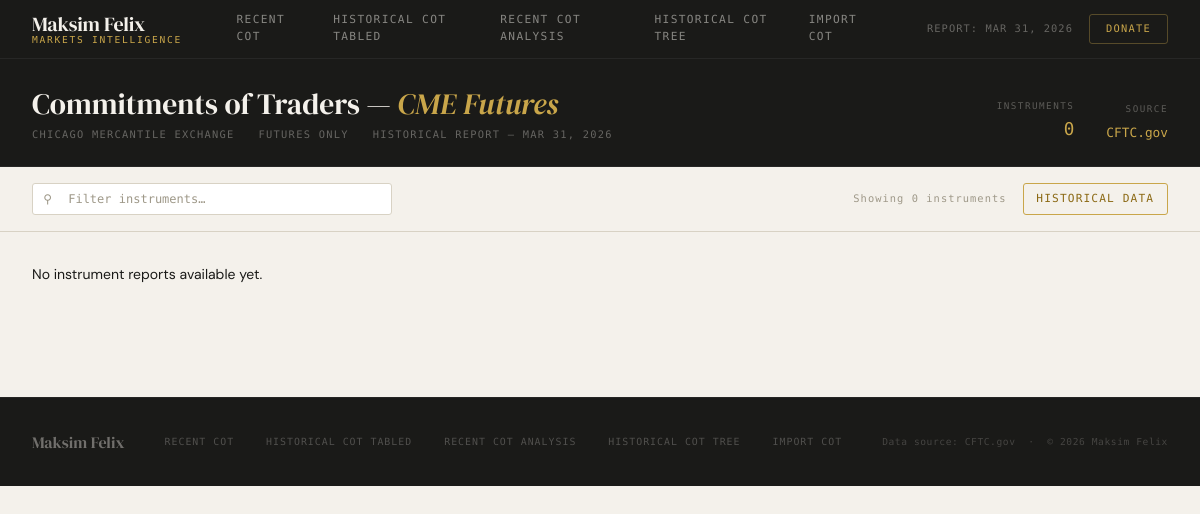
The app's page /date/2026-03-31/, older data.
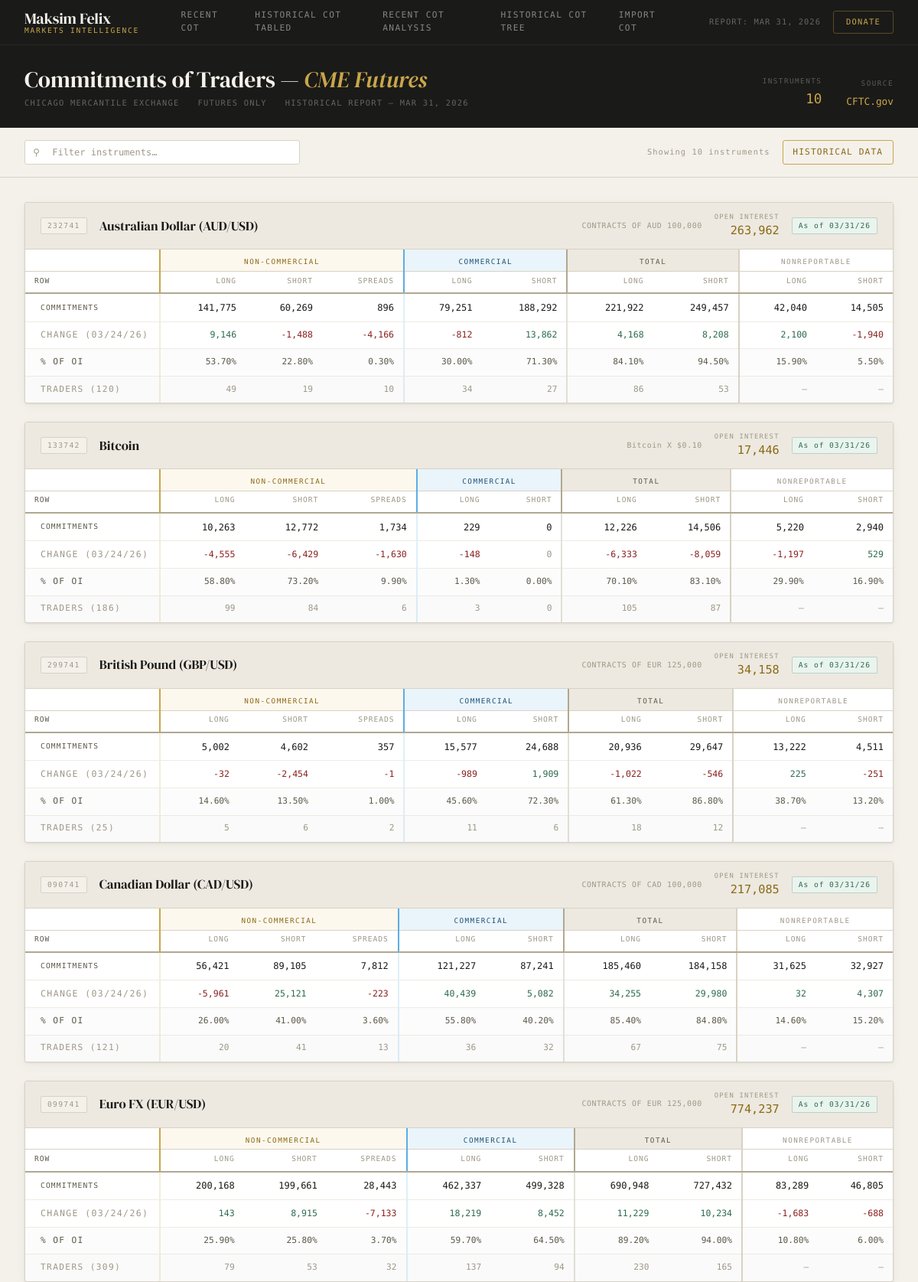
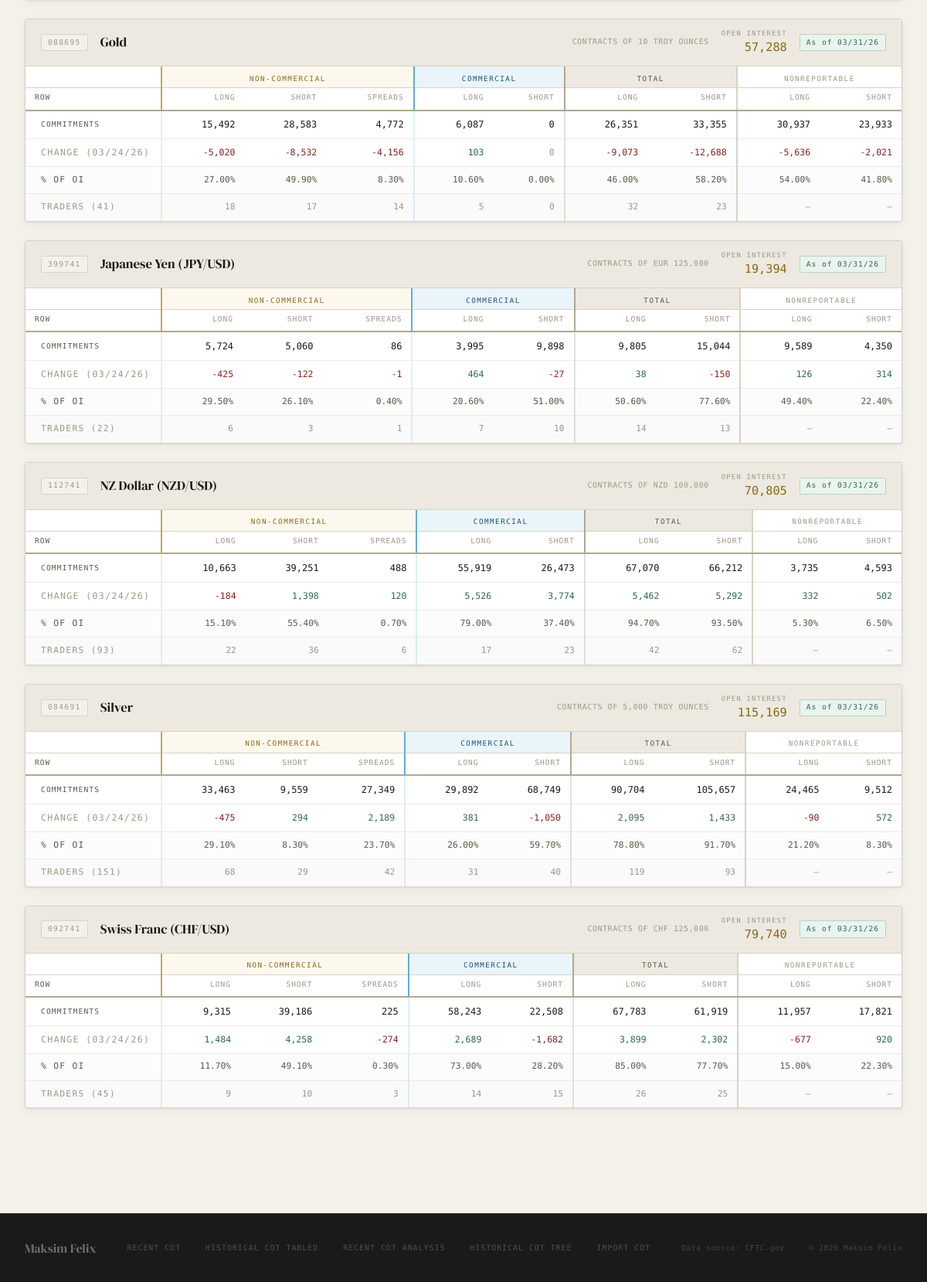
The same page, newer data (2 pictures, top to bottom).
### Handle_Raw_COT/models.py (models this page shows, shortened)
class CotReport(models.Model):
    name         = models.CharField(
        max_length=64,
        choices=INSTRUMENT_CHOICES,
        db_index=True,
    )
    code         = models.CharField(
        max_length=20,
        blank=True,
        help_text="CFTC instrument code, e.g. 099741",
    )
    asset_class  = models.CharField(
        max_length=10,
        choices=ASSET_CLASS_CHOICES,
        blank=True,
        db_index=True,
    )
    contract_spec = models.CharField(
        max_length=128,
        blank=True,
        help_text="e.g. CONTRACTS OF EUR 125,000",
    )
    as_of_date   = models.DateField(
        db_index=True,
        help_text="CFTC report date (Tuesday of the reporting week)",
    )
    prev_date    = models.DateField(
        null=True, blank=True,
        help_text="Prior week date used for change calculations",
    )
    source_file  = models.CharField(
        max_length=128,
        blank=True,
        help_text="Original filename, e.g. deacmesf.htm",
    )
    import_log   = models.ForeignKey(
        ImportLog,
        null=True, blank=True,
        on_delete=models.SET_NULL,
        related_name="reports",
        help_text="The upload session that created/updated this row",
    )
    open_interest = models.BigIntegerField(default=0)
    oi_change     = models.BigIntegerField(
        default=0,
        help_text="Change in open interest from prior week (signed)",
    )
    nc_long    = models.BigIntegerField(default=0)
    nc_short   = models.BigIntegerField(default=0)
    nc_spreads = models.BigIntegerField(default=0)
    comm_long  = models.BigIntegerField(default=0)
    comm_short = models.BigIntegerField(default=0)
    total_long  = models.BigIntegerField(default=0)
    total_short = models.BigIntegerField(default=0)
    nr_long  = models.BigIntegerField(default=0)
    nr_short = models.BigIntegerField(default=0)
    chg_nc_long    = models.BigIntegerField(default=0)
    chg_nc_short   = models.BigIntegerField(default=0)
    chg_nc_spreads = models.BigIntegerField(default=0)
    chg_comm_long  = models.BigIntegerField(default=0)
    chg_comm_short = models.BigIntegerField(default=0)
    chg_total_long  = models.BigIntegerField(default=0)
    chg_total_short = models.BigIntegerField(default=0)
    chg_nr_long  = models.BigIntegerField(default=0)
    chg_nr_short = models.BigIntegerField(default=0)
    pct_nc_long    = models.DecimalField(max_digits=6, decimal_places=2, default=0)
    pct_nc_short   = models.DecimalField(max_digits=6, decimal_places=2, default=0)
    pct_nc_spreads = models.DecimalField(max_digits=6, decimal_places=2, default=0)
    pct_comm_long  = models.DecimalField(max_digits=6, decimal_places=2, default=0)
    pct_comm_short = models.DecimalField(max_digits=6, decimal_places=2, default=0)
    pct_total_long  = models.DecimalField(max_digits=6, decimal_places=2, default=0)
    pct_total_short = models.DecimalField(max_digits=6, decimal_places=2, default=0)
    pct_nr_long  = models.DecimalField(max_digits=6, decimal_places=2, default=0)
    pct_nr_short = models.DecimalField(max_digits=6, decimal_places=2, default=0)
    traders_total = models.PositiveIntegerField(default=0)
    trd_nc_long    = models.PositiveIntegerField(default=0)
    trd_nc_short   = models.PositiveIntegerField(default=0)
    trd_nc_spreads = models.PositiveIntegerField(default=0)
    trd_comm_long  = models.PositiveIntegerField(default=0)
    trd_comm_short = models.PositiveIntegerField(default=0)
    trd_total_long  = models.PositiveIntegerField(default=0)
    trd_total_short = models.PositiveIntegerField(default=0)
    created_at = models.DateTimeField(auto_now_add=True)
    updated_at = models.DateTimeField(auto_now=True)
    class Meta:
        constraints = [
            models.UniqueConstraint(
                fields=["name", "as_of_date"],
                name="unique_instrument_per_week",
            )
        ]
        ordering = ["-as_of_date", "name"]
        indexes = [
            models.Index(fields=["name", "as_of_date"]),    # primary lookup
            models.Index(fields=["as_of_date"]),             # all instruments for a week
            models.Index(fields=["asset_class", "as_of_date"]),  # filter by asset class
            models.Index(fields=["name", "-as_of_date"]),   # history for one instrument
        ]
        verbose_name = "COT Report"
        verbose_name_plural = "COT Reports"

### Display_Data/views.py (the view)
# urls.py: path('date/<str:date_str>/', views.date_detail, name='date_detail'),
def date_detail(request, date_str):
    from datetime import datetime
    try:
        date_obj = datetime.strptime(date_str, '%Y-%m-%d').date()
        reports = CotReport.objects.filter(as_of_date=date_obj).order_by('name')
        nav_items = get_nav_items()
        return render(request, 'Display/index.html', {
            'reports': reports,
            'instruments_count': reports.count(),
            'latest_date': date_obj,
            'all_dates': CotReport.objects.order_by('-as_of_date').values_list('as_of_date', flat=True).distinct(),
            'is_historical': True,
            'nav_items': nav_items,
        })
    except ValueError:
        return render(request, 'Display/date_list.html', {
            'error': 'Invalid date format',
        })

### Display_Data/views.py (called while the page is built)
def get_nav_items():
    return [
        {'url': '/', 'label': 'Recent COT'},
        {'url': '/dates/', 'label': 'Historical COT Tabled'},
        {'url': '/analysis/', 'label': 'Recent COT Analysis'},
        {'url': '/signals/', 'label': 'Historical COT Tree'},
        {'url': '/donate/', 'label': 'Import COT'},
    ]

### Templates/Display/index.html (shortened to what the changed rows need)
<!DOCTYPE html>
<html lang="en">
<head>
  {% load humanize %}
</head>
<body>
<header class="site-header">
  <div class="header-inner">
    <nav class="nav-primary">
      {% for item in nav_items %}
        <a href="{{ item.url }}" class="{% if request.path == item.url %}active{% endif %}">{{ item.label }}</a>
      {% endfor %}
    </nav>
  </div>
</header>
<section class="page-hero">
  <div class="page-hero-inner">
    <div>
      <h1>Commitments of Traders — <em>CME Futures</em></h1>
    </div>
    <div class="hero-stats">
      <div class="hero-stat">
        <div class="hero-stat-label">Instruments</div>
        <div class="hero-stat-value">{{ instruments_count|default:0 }}</div>
      </div>
    </div>
  </div>
</section>
<div class="toolbar">
  <div class="toolbar-search">
    <span class="toolbar-search-icon">&#9906;</span>
    <input type="text" id="searchInput" placeholder="Filter instruments…" autocomplete="off" />
  </div>
  <span class="toolbar-count" id="countLabel">Showing {{ instruments_count|default:0 }} instruments</span>
  <a href="/dates/" style="font-family: var(--font-mono); font-size: 0.7rem; letter-spacing: 0.1em; text-transform: uppercase; color: var(--gold); border: 1px solid var(--gold-light); padding: 0.4rem 0.8rem; border-radius: var(--radius); transition: all 0.15s; background: transparent;" onmouseover="this.style.background='var(--gold)'; this.style.color='var(--bg)'; this.style.borderColor='var(--gold)';" onmouseout="this.style.background='transparent'; this.style.color='var(--gold)'; this.style.borderColor='var(--gold-light)';">Historical Data</a>
</div>
<main class="page-body" id="mainContent">
  {% for instrument in reports %}
  <div class="instrument-block" data-name="{{ instrument.name|lower }}" data-code="{{ instrument.code }}">
    <div class="instrument-header">
      <span class="instrument-code">{{ instrument.code }}</span>
      <span class="instrument-name">{{ instrument.get_name_display|default:instrument.name }}</span>
      <span class="instrument-spec">{{ instrument.contract_spec }}</span>
      <div class="instrument-oi">
        <span class="oi-label">Open Interest</span>
        <span class="oi-value">{{ instrument.open_interest|intcomma }}</span>
      </div>
      <span class="instrument-asof">As of {{ instrument.as_of_date|date:"m/d/y" }}</span>
    </div>
    <div class="cot-table-wrap">
      <table class="cot-table">
        <thead>
          <tr class="thead-groups">
            <th class="col-label"></th>
            <th class="col-nc" colspan="3">Non-Commercial</th>
            <th class="col-comm" colspan="2">Commercial</th>
            <th class="col-total" colspan="2">Total</th>
            <th class="col-nr" colspan="2">Nonreportable</th>
          </tr>
          <tr class="thead-cols">
            <th class="col-label-sub">Row</th>
            <th class="sep-nc">Long</th>
            <th>Short</th>
            <th>Spreads</th>
            <th class="sep-comm">Long</th>
            <th>Short</th>
            <th class="sep-total">Long</th>
            <th>Short</th>
            <th class="sep-nr">Long</th>
            <th>Short</th>
          </tr>
        </thead>
        <tbody>
          <tr class="row-commitments">
            <td class="row-label">Commitments</td>
            <td class="sep-nc">{{ instrument.nc_long|intcomma }}</td>
            <td>{{ instrument.nc_short|intcomma }}</td>
            <td>{{ instrument.nc_spreads|intcomma }}</td>
            <td class="sep-comm">{{ instrument.comm_long|intcomma }}</td>
            <td>{{ instrument.comm_short|intcomma }}</td>
            <td class="sep-total">{{ instrument.total_long|intcomma }}</td>
            <td>{{ instrument.total_short|intcomma }}</td>
            <td class="sep-nr">{{ instrument.nr_long|intcomma }}</td>
            <td>{{ instrument.nr_short|intcomma }}</td>
          </tr>
          <tr class="row-change">
            <td class="row-label">Change ({{ instrument.prev_date|date:"m/d/y" }})</td>
            <td class="sep-nc {% if instrument.chg_nc_long > 0 %}val-pos{% elif instrument.chg_nc_long < 0 %}val-neg{% else %}val-zero{% endif %}">{{ instrument.chg_nc_long|intcomma }}</td>
            <td class="{% if instrument.chg_nc_short > 0 %}val-pos{% elif instrument.chg_nc_short < 0 %}val-neg{% else %}val-zero{% endif %}">{{ instrument.chg_nc_short|intcomma }}</td>
            <td class="{% if instrument.chg_nc_spreads > 0 %}val-pos{% elif instrument.chg_nc_spreads < 0 %}val-neg{% else %}val-zero{% endif %}">{{ instrument.chg_nc_spreads|intcomma }}</td>
            <td class="sep-comm {% if instrument.chg_comm_long > 0 %}val-pos{% elif instrument.chg_comm_long < 0 %}val-neg{% else %}val-zero{% endif %}">{{ instrument.chg_comm_long|intcomma }}</td>
            <td class="{% if instrument.chg_comm_short > 0 %}val-pos{% elif instrument.chg_comm_short < 0 %}val-neg{% else %}val-zero{% endif %}">{{ instrument.chg_comm_short|intcomma }}</td>
            <td class="sep-total {% if instrument.chg_total_long > 0 %}val-pos{% elif instrument.chg_total_long < 0 %}val-neg{% else %}val-zero{% endif %}">{{ instrument.chg_total_long|intcomma }}</td>
            <td class="{% if instrument.chg_total_short > 0 %}val-pos{% elif instrument.chg_total_short < 0 %}val-neg{% else %}val-zero{% endif %}">{{ instrument.chg_total_short|intcomma }}</td>
            <td class="sep-nr {% if instrument.chg_nr_long > 0 %}val-pos{% elif instrument.chg_nr_long < 0 %}val-neg{% else %}val-zero{% endif %}">{{ instrument.chg_nr_long|intcomma }}</td>
            <td class="{% if instrument.chg_nr_short > 0 %}val-pos{% elif instrument.chg_nr_short < 0 %}val-neg{% else %}val-zero{% endif %}">{{ instrument.chg_nr_short|intcomma }}</td>
          </tr>
          <tr class="row-pct">
            <td class="row-label">% of OI</td>
            <td class="sep-nc">{{ instrument.pct_nc_long }}%</td>
            <td>{{ instrument.pct_nc_short }}%</td>
            <td>{{ instrument.pct_nc_spreads }}%</td>
            <td class="sep-comm">{{ instrument.pct_comm_long }}%</td>
            <td>{{ instrument.pct_comm_short }}%</td>
            <td class="sep-total">{{ instrument.pct_total_long }}%</td>
            <td>{{ instrument.pct_total_short }}%</td>
            <td class="sep-nr">{{ instrument.pct_nr_long }}%</td>
            <td>{{ instrument.pct_nr_short }}%</td>
          </tr>
          <tr class="row-traders">
            <td class="row-label">Traders ({{ instrument.traders_total }})</td>
            <td class="sep-nc">{{ instrument.trd_nc_long }}</td>
            <td>{{ instrument.trd_nc_short }}</td>
            <td>{{ instrument.trd_nc_spreads }}</td>
            <td class="sep-comm">{{ instrument.trd_comm_long }}</td>
            <td>{{ instrument.trd_comm_short }}</td>
            <td class="sep-total">{{ instrument.trd_total_long }}</td>
            <td>{{ instrument.trd_total_short }}</td>
            <td class="sep-nr">—</td>
            <td>—</td>
          </tr>
        </tbody>
      </table>
    </div>
  </div>
  {% empty %}
    <div class="no-data">No instrument reports available yet.</div>
  {% endfor %}
</main>
<footer class="site-footer">
  <div class="footer-inner">
    <nav class="footer-links">
      {% for item in nav_items %}
        <a href="{{ item.url }}">{{ item.label }}</a>
      {% endfor %}
    </nav>
  </div>
</footer>
</body>
</html>

Row changes from the older to the newer data that the page shows:
added CotReport: code "232741", name "Australian Dollar (AUD/USD)", contract_spec "CONTRACTS OF AUD 100,000", open_interest "263,962", as_of_date "03/31/26", nc_long "141,775", nc_short "60,269", nc_spreads "896", comm_long "79,251", comm_short "188,292", total_long "221,922", total_short "249,457", nr_long "42,040", nr_short "14,505", prev_date "03/24/26", chg_nc_long "9,146", chg_nc_short "-1,488", chg_nc_spreads "-4,166", chg_comm_long "-812", chg_comm_short "13,862", chg_total_long "4,168", chg_total_short "8,208", chg_nr_long "2,100", chg_nr_short "-1,940", pct_nc_long "53.70", pct_nc_short "22.80", pct_nc_spreads "0.30", pct_comm_long "30.00", pct_comm_short "71.30", pct_total_long "84.10", pct_total_short "94.50", pct_nr_long "15.90", pct_nr_short "5.50", traders_total "120", trd_nc_long "49", trd_nc_short "19", trd_nc_spreads "10", trd_comm_long "34", trd_comm_short "27", trd_total_long "86", trd_total_short "53"
added CotReport: code "133742", name "Bitcoin", contract_spec "Bitcoin X $0.10", open_interest "17,446", as_of_date "03/31/26", nc_long "10,263", nc_short "12,772", nc_spreads "1,734", comm_long "229", comm_short "0", total_long "12,226", total_short "14,506", nr_long "5,220", nr_short "2,940", prev_date "03/24/26", chg_nc_long "-4,555", chg_nc_short "-6,429", chg_nc_spreads "-1,630", chg_comm_long "-148", chg_comm_short "0", chg_total_long "-6,333", chg_total_short "-8,059", chg_nr_long "-1,197", chg_nr_short "529", pct_nc_long "58.80", pct_nc_short "73.20", pct_nc_spreads "9.90", pct_comm_long "1.30", pct_comm_short "0.00", pct_total_long "70.10", pct_total_short "83.10", pct_nr_long "29.90", pct_nr_short "16.90", traders_total "186", trd_nc_long "99", trd_nc_short "84", trd_nc_spreads "6", trd_comm_long "3", trd_comm_short "0", trd_total_long "105", trd_total_short "87"
added CotReport: code "299741", name "British Pound (GBP/USD)", contract_spec "CONTRACTS OF EUR 125,000", open_interest "34,158", as_of_date "03/31/26", nc_long "5,002", nc_short "4,602", nc_spreads "357", comm_long "15,577", comm_short "24,688", total_long "20,936", total_short "29,647", nr_long "13,222", nr_short "4,511", prev_date "03/24/26", chg_nc_long "-32", chg_nc_short "-2,454", chg_nc_spreads "-1", chg_comm_long "-989", chg_comm_short "1,909", chg_total_long "-1,022", chg_total_short "-546", chg_nr_long "225", chg_nr_short "-251", pct_nc_long "14.60", pct_nc_short "13.50", pct_nc_spreads "1.00", pct_comm_long "45.60", pct_comm_short "72.30", pct_total_long "61.30", pct_total_short "86.80", pct_nr_long "38.70", pct_nr_short "13.20", traders_total "25", trd_nc_long "5", trd_nc_short "6", trd_nc_spreads "2", trd_comm_long "11", trd_comm_short "6", trd_total_long "18", trd_total_short "12"
added CotReport: code "090741", name "Canadian Dollar (CAD/USD)", contract_spec "CONTRACTS OF CAD 100,000", open_interest "217,085", as_of_date "03/31/26", nc_long "56,421", nc_short "89,105", nc_spreads "7,812", comm_long "121,227", comm_short "87,241", total_long "185,460", total_short "184,158", nr_long "31,625", nr_short "32,927", prev_date "03/24/26", chg_nc_long "-5,961", chg_nc_short "25,121", chg_nc_spreads "-223", chg_comm_long "40,439", chg_comm_short "5,082", chg_total_long "34,255", chg_total_short "29,980", chg_nr_long "32", chg_nr_short "4,307", pct_nc_long "26.00", pct_nc_short "41.00", pct_nc_spreads "3.60", pct_comm_long "55.80", pct_comm_short "40.20", pct_total_long "85.40", pct_total_short "84.80", pct_nr_long "14.60", pct_nr_short "15.20", traders_total "121", trd_nc_long "20", trd_nc_short "41", trd_nc_spreads "13", trd_comm_long "36", trd_comm_short "32", trd_total_long "67", trd_total_short "75"
added CotReport: code "099741", name "Euro FX (EUR/USD)", contract_spec "CONTRACTS OF EUR 125,000", open_interest "774,237", as_of_date "03/31/26", nc_long "200,168", nc_short "199,661", nc_spreads "28,443", comm_long "462,337", comm_short "499,328", total_long "690,948", total_short "727,432", nr_long "83,289", nr_short "46,805", prev_date "03/24/26", chg_nc_long "143", chg_nc_short "8,915", chg_nc_spreads "-7,133", chg_comm_long "18,219", chg_comm_short "8,452", chg_total_long "11,229", chg_total_short "10,234", chg_nr_long "-1,683", chg_nr_short "-688", pct_nc_long "25.90", pct_nc_short "25.80", pct_nc_spreads "3.70", pct_comm_long "59.70", pct_comm_short "64.50", pct_total_long "89.20", pct_total_short "94.00", pct_nr_long "10.80", pct_nr_short "6.00", traders_total "309", trd_nc_long "79", trd_nc_short "53", trd_nc_spreads "32", trd_comm_long "137", trd_comm_short "94", trd_total_long "230", trd_total_short "165"
added CotReport: code "088695", name "Gold", contract_spec "CONTRACTS OF 10 TROY OUNCES", open_interest "57,288", as_of_date "03/31/26", nc_long "15,492", nc_short "28,583", nc_spreads "4,772", comm_long "6,087", comm_short "0", total_long "26,351", total_short "33,355", nr_long "30,937", nr_short "23,933", prev_date "03/24/26", chg_nc_long "-5,020", chg_nc_short "-8,532", chg_nc_spreads "-4,156", chg_comm_long "103", chg_comm_short "0", chg_total_long "-9,073", chg_total_short "-12,688", chg_nr_long "-5,636", chg_nr_short "-2,021", pct_nc_long "27.00", pct_nc_short "49.90", pct_nc_spreads "8.30", pct_comm_long "10.60", pct_comm_short "0.00", pct_total_long "46.00", pct_total_short "58.20", pct_nr_long "54.00", pct_nr_short "41.80", traders_total "41", trd_nc_long "18", trd_nc_short "17", trd_nc_spreads "14", trd_comm_long "5", trd_comm_short "0", trd_total_long "32", trd_total_short "23"
added CotReport: code "399741", name "Japanese Yen (JPY/USD)", contract_spec "CONTRACTS OF EUR 125,000", open_interest "19,394", as_of_date "03/31/26", nc_long "5,724", nc_short "5,060", nc_spreads "86", comm_long "3,995", comm_short "9,898", total_long "9,805", total_short "15,044", nr_long "9,589", nr_short "4,350", prev_date "03/24/26", chg_nc_long "-425", chg_nc_short "-122", chg_nc_spreads "-1", chg_comm_long "464", chg_comm_short "-27", chg_total_long "38", chg_total_short "-150", chg_nr_long "126", chg_nr_short "314", pct_nc_long "29.50", pct_nc_short "26.10", pct_nc_spreads "0.40", pct_comm_long "20.60", pct_comm_short "51.00", pct_total_long "50.60", pct_total_short "77.60", pct_nr_long "49.40", pct_nr_short "22.40", traders_total "22", trd_nc_long "6", trd_nc_short "3", trd_nc_spreads "1", trd_comm_long "7", trd_comm_short "10", trd_total_long "14", trd_total_short "13"
added CotReport: code "112741", name "NZ Dollar (NZD/USD)", contract_spec "CONTRACTS OF NZD 100,000", open_interest "70,805", as_of_date "03/31/26", nc_long "10,663", nc_short "39,251", nc_spreads "488", comm_long "55,919", comm_short "26,473", total_long "67,070", total_short "66,212", nr_long "3,735", nr_short "4,593", prev_date "03/24/26", chg_nc_long "-184", chg_nc_short "1,398", chg_nc_spreads "120", chg_comm_long "5,526", chg_comm_short "3,774", chg_total_long "5,462", chg_total_short "5,292", chg_nr_long "332", chg_nr_short "502", pct_nc_long "15.10", pct_nc_short "55.40", pct_nc_spreads "0.70", pct_comm_long "79.00", pct_comm_short "37.40", pct_total_long "94.70", pct_total_short "93.50", pct_nr_long "5.30", pct_nr_short "6.50", traders_total "93", trd_nc_long "22", trd_nc_short "36", trd_nc_spreads "6", trd_comm_long "17", trd_comm_short "23", trd_total_long "42", trd_total_short "62"
added CotReport: code "084691", name "Silver", contract_spec "CONTRACTS OF 5,000 TROY OUNCES", open_interest "115,169", as_of_date "03/31/26", nc_long "33,463", nc_short "9,559", nc_spreads "27,349", comm_long "29,892", comm_short "68,749", total_long "90,704", total_short "105,657", nr_long "24,465", nr_short "9,512", prev_date "03/24/26", chg_nc_long "-475", chg_nc_short "294", chg_nc_spreads "2,189", chg_comm_long "381", chg_comm_short "-1,050", chg_total_long "2,095", chg_total_short "1,433", chg_nr_long "-90", chg_nr_short "572", pct_nc_long "29.10", pct_nc_short "8.30", pct_nc_spreads "23.70", pct_comm_long "26.00", pct_comm_short "59.70", pct_total_long "78.80", pct_total_short "91.70", pct_nr_long "21.20", pct_nr_short "8.30", traders_total "151", trd_nc_long "68", trd_nc_short "29", trd_nc_spreads "42", trd_comm_long "31", trd_comm_short "40", trd_total_long "119", trd_total_short "93"
added CotReport: code "092741", name "Swiss Franc (CHF/USD)", contract_spec "CONTRACTS OF CHF 125,000", open_interest "79,740", as_of_date "03/31/26", nc_long "9,315", nc_short "39,186", nc_spreads "225", comm_long "58,243", comm_short "22,508", total_long "67,783", total_short "61,919", nr_long "11,957", nr_short "17,821", prev_date "03/24/26", chg_nc_long "1,484", chg_nc_short "4,258", chg_nc_spreads "-274", chg_comm_long "2,689", chg_comm_short "-1,682", chg_total_long "3,899", chg_total_short "2,302", chg_nr_long "-677", chg_nr_short "920", pct_nc_long "11.70", pct_nc_short "49.10", pct_nc_spreads "0.30", pct_comm_long "73.00", pct_comm_short "28.20", pct_total_long "85.00", pct_total_short "77.70", pct_nr_long "15.00", pct_nr_short "22.30", traders_total "45", trd_nc_long "9", trd_nc_short "10", trd_nc_spreads "3", trd_comm_long "14", trd_comm_short "15", trd_total_long "26", trd_total_short "25"
Text that changed along with them:
{{ instruments_count|default:0 }}: "0" → "10"
text no longer shown: "No instrument reports available yet."
